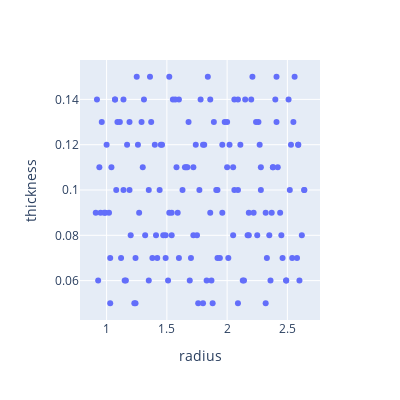

Here is the notebook cell this chart was saved with:
### Code cell
latin_hypercube_fig = px.scatter(
    latin_hypercube_samples, x="radius", y="thickness", width=400, height=400
)
latin_hypercube_fig

### Figure 1 — Plotly figure (JSON) as saved in the notebook; plotly's stock layout.template omitted (floating-point values rounded to 4 significant figures; data arrays with more than 128 entries replaced by an {"elided": "..."} marker saying what was removed)
{"data": [{"hovertemplate": "radius=%{x}<br>thickness=%{y}<extra></extra>", "legendgroup": "", "marker": {"color": "#636efa", "symbol": "circle"}, "mode": "markers", "name": "", "orientation": "v", "showlegend": false, "type": "scatter", "x": {"elided": "150 float values"}, "xaxis": "x", "y": {"elided": "150 float values"}, "yaxis": "y"}], "layout": {"height": 400, "legend": {"tracegroupgap": 0}, "margin": {"t": 60}, "width": 400, "xaxis": {"anchor": "y", "autorange": true, "domain": [0, 1], "range": [0.7793, 2.771], "title": {"text": "radius"}, "type": "linear"}, "yaxis": {"anchor": "x", "autorange": true, "domain": [0, 1], "range": [0.0426, 0.1574], "title": {"text": "thickness"}, "type": "linear"}}}
